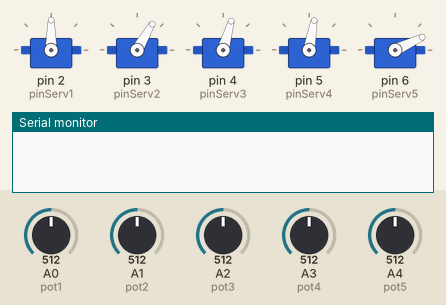
This sketch was run on a simulated Arduino Uno, built with avr-gcc and run on an emulated ATmega328P. Shown: 5 × servo, the last lines printed to the serial monitor. The test bench sets the inputs (shaded band); at power-on: A0 (pot1) = 512, A2 (pot3) = 512, A1 (pot2) = 512, A3 (pot4) = 512, A4 (pot5) = 512.

Above: at 1.2 s.
1.3 s: A0 (pot1) set to 716
At 1.8 s:
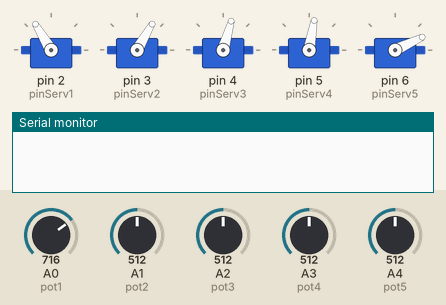
2.8 s: A2 (pot3) set to 716
At 3.6 s:
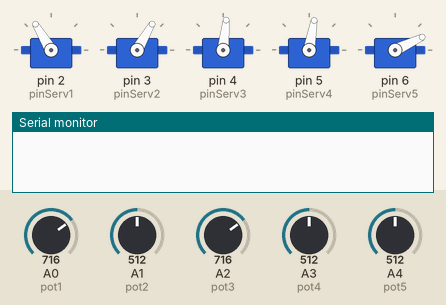
4.3 s: A1 (pot2) set to 306
At 5.0 s:
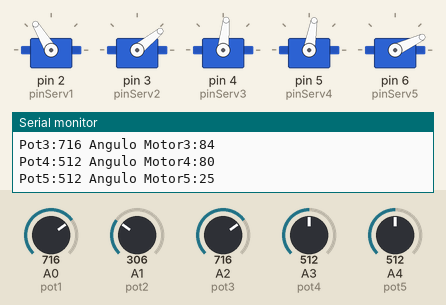
5.8 s: A3 (pot4) set to 306
At 6.8 s:
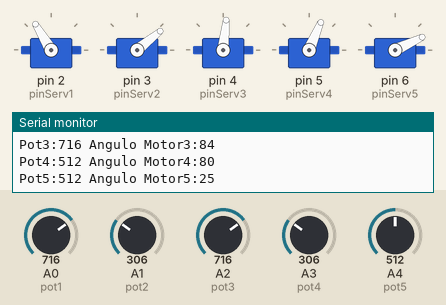
7.3 s: A4 (pot5) set to 306
At 8.4 s:
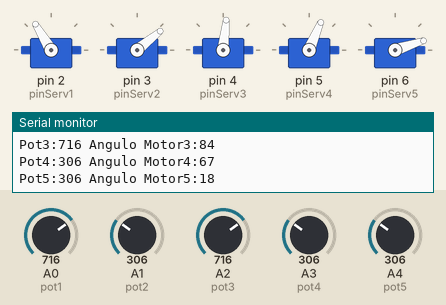
8.8 s: A0 (pot1) set to 992
At 9.9 s:
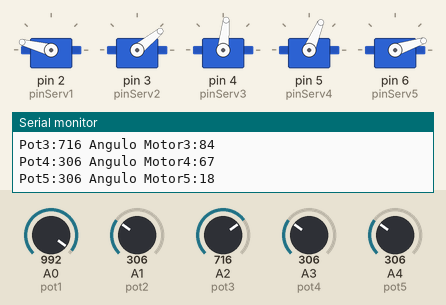
Timing chart, 0 to 11.3 s (numbered marks = the images above; inputs shaded):
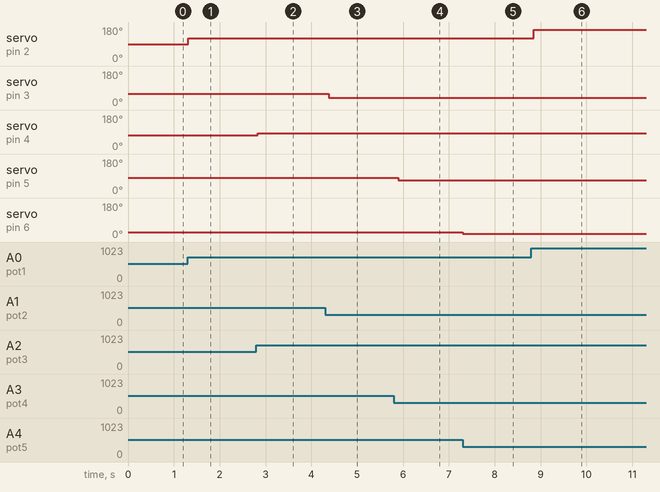

The sketch:

brazo_robot.ino
```cpp
#include <Servo.h>
// definimos los pines de los servos
//base
#define pinServ1 2
//brazo
#define pinServ2 3
//antebrazo
#define pinServ3 4
//muñeca
#define pinServ4 5
//pinza
#define pinServ5 6

// definimos los potenciometros
#define pot1 A0
#define pot2 A1
#define pot3 A2
#define pot4 A3
#define pot5 A4

// nombramos a los servos
Servo serv1,serv2,serv3,serv4, serv5;
int motor1,motor2,motor3,motor4, motor5;
unsigned long mostradorTimer = 1;
const unsigned long intervaloMostrador = 4000;

void setup() {

  //monitor serial
  Serial.begin(9600);

  // asignamos los pines a los servos
  serv1.attach(pinServ1);
  serv2.attach(pinServ2);
  serv3.attach(pinServ3);
  serv4.attach(pinServ4);
  serv5.attach(pinServ5);
}

void loop(){

  // lectura de los potenciometros
  motor1 = map(analogRead(pot1),0,1023,10,170);
  motor2 = map(analogRead(pot2),0,1023,10,110);
  motor3 = map(analogRead(pot3),0,1023,50,99);
  motor4 = map(analogRead(pot4),0,1023,50,110);
  motor5 = map(analogRead(pot5),0,1023,10,40);

  // posicionamiento de potenciómetros en los servos
  serv1.write(motor1);
  serv2.write(motor2);
  serv3.write(motor3);
  serv4.write(motor4);
  serv5.write(motor5);

   if ((millis() - mostradorTimer) >= intervaloMostrador) {

  // enviamos al monitor serial las ubicaciones del los motores
  Serial.println("**********************************************");

  Serial.print("Pot1:");
  Serial.print(analogRead(pot1));
  Serial.print(" Angulo Motor1:");
  Serial.println(motor1);

  Serial.print("Pot2:");
  Serial.print(analogRead(pot2));
  Serial.print(" Angulo Motor2:");
  Serial.println(motor2);

  Serial.print("Pot3:");
  Serial.print(analogRead(pot3));
  Serial.print(" Angulo Motor3:");
  Serial.println(motor3);

  Serial.print("Pot4:");
  Serial.print(analogRead(pot4));
  Serial.print(" Angulo Motor4:");
  Serial.println(motor4);

  Serial.print("Pot5:");
  Serial.print(analogRead(pot5));
  Serial.print(" Angulo Motor5:");
  Serial.println(motor5);
  mostradorTimer = millis();
  }

  // tempo de espera para reiniciar
  delay(100);

}
```

Measured:
- after the input at 1.3 s, servo on pin 2 (pinServ1): 90° → 121° at once
- after the input at 2.8 s, servo on pin 4 (pinServ3): 74° → 84° at once
- after the input at 4.3 s, servo on pin 3 (pinServ2): 60° → 39° after 0.07 s
- after the input at 5.8 s, servo on pin 5 (pinServ4): 80° → 67° after 0.09 s
- after the input at 7.3 s, servo on pin 6 (pinServ5): 25° → 18° at once
- after the input at 8.8 s, servo on pin 2 (pinServ1): 121° → 165° after 0.05 s
